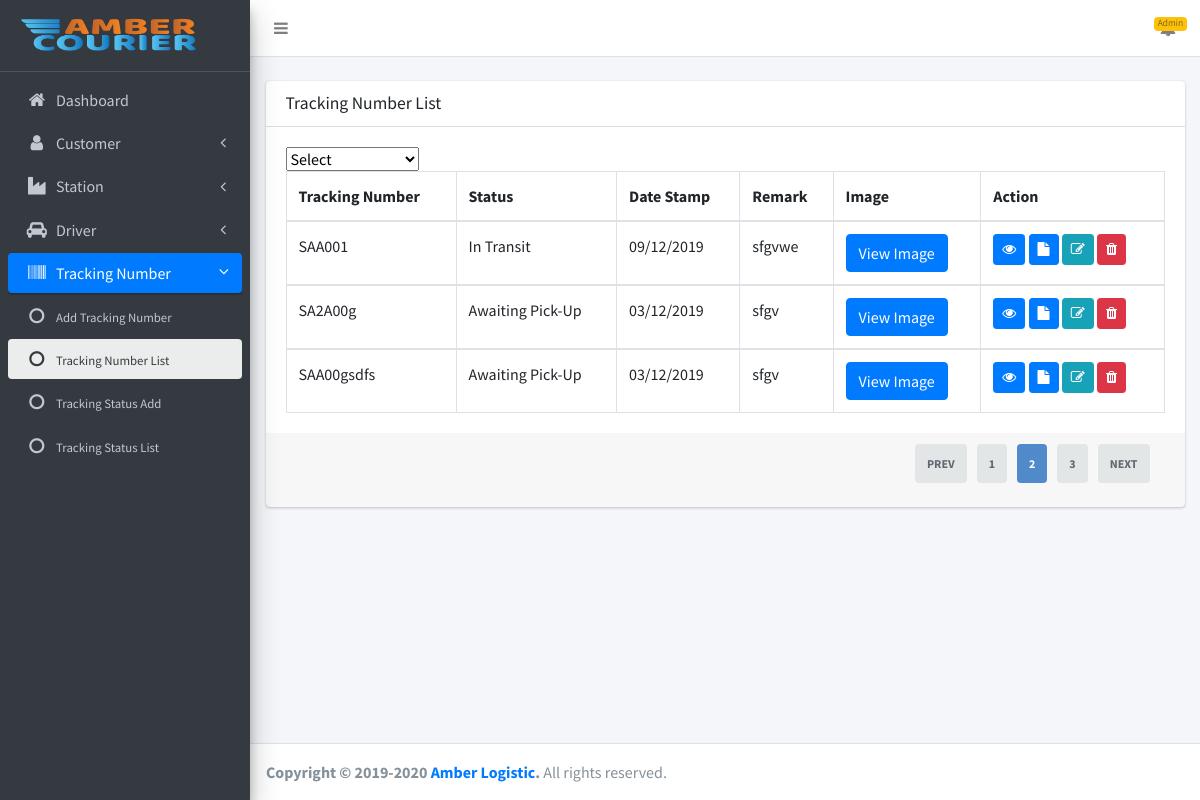
The app's page /admin/tracking-numbers/view.php?page=2 (signed in) with its own data.
### tables this page shows
CREATE TABLE `tracking_numbers` (
  `id` int(11) NOT NULL,
  `tracking_number` varchar(255) DEFAULT NULL,
  `station_prefix_id` int(11) DEFAULT NULL,
  `status_id` int(11) DEFAULT NULL,
  `date_stamp` varchar(255) DEFAULT NULL,
  `image_path` varchar(255) DEFAULT NULL,
  `remark` mediumtext DEFAULT NULL,
  `sender_id` int(11) DEFAULT NULL,
  `receiver_id` int(11) DEFAULT NULL,
  `parcel_type` int(11) DEFAULT NULL COMMENT '1=Parcel,2=Document,3=Heavy Shipment',
  `created_at` timestamp NULL DEFAULT current_timestamp()
);

CREATE TABLE `station_prefix` (
  `id` int(11) NOT NULL,
  `name` varchar(255) DEFAULT NULL,
  `station_id` int(11) DEFAULT NULL,
  `created_at` timestamp NULL DEFAULT current_timestamp()
);

CREATE TABLE `status` (
  `id` int(11) NOT NULL,
  `name` varchar(255) DEFAULT NULL,
  `others` varchar(255) DEFAULT NULL,
  `created_at` timestamp NULL DEFAULT current_timestamp()
);

### admin/tracking-numbers/view.php (the view, shortened to what this page needs)
<?php
include(ROOT_PATH . "includes/db.php");
$total_pages = $con->query('SELECT * FROM tracking_numbers group by tracking_number')->num_rows;
$page = isset($_GET['page']) && is_numeric($_GET['page']) ? $_GET['page'] : 1;
$num_results_on_page = PAGINATION;
$calc_page = ($page - 1) * $num_results_on_page;
$query = "SELECT * FROM tracking_numbers group by tracking_number LIMIT $calc_page,$num_results_on_page";
$result = mysqli_query($con, $query);
?>
<!DOCTYPE html>
<html lang="en">
<?php
include(ROOT_PATH . "admin/includes/head.php"); ?>
<body class="hold-transition sidebar-mini layout-fixed">
<div class="wrapper">
    <?php
    include(ROOT_PATH . "admin/includes/header.php");
    include(ROOT_PATH . "admin/includes/sidebar.php");
    ?>
    <div class="content-wrapper">
        <br>
        <section class="content">
            <div class="container-fluid">
                <div class="row">
                    <div class="col-md-12">
                        <div class="card">
                            <div class="card-header">
                                <h3 class="card-title">Tracking Number List</h3>
                            </div>
                            <div class="card-body container-fluid">
                                <select id="mySelect">
                                    <option>Select</option>
                                </select>
                                <table class="table table-bordered layout-fixed" id="result" width="100%" cellspacing="0">
                                    <thead>
                                    <tr>
                                        <th>Tracking Number</th>
                                        <th>Status</th>
                                        <th>Date Stamp</th>
                                        <th>Remark</th>
                                        <th>Image</th>
                                        <th>Action</th>
                                    </tr>
                                    </thead>
                                    <?php
                                    while ($row = mysqli_fetch_assoc($result)) {
                                        ?>
                                        <tbody>
                                        <?php
                                        $track = $row['tracking_number'];
                                        $query1 = "SELECT COUNT(*) as total FROM tracking_numbers WHERE tracking_number='" . $track . "' ORDER BY date_stamp desc";
                                        $result1 = mysqli_query($con, $query1);
                                        $data = mysqli_fetch_assoc($result1);
                                        $query2 = "SELECT * FROM tracking_numbers WHERE tracking_number='" . $track . "' ORDER BY date_stamp desc";
                                        $result2 = mysqli_query($con, $query2);
                                        $row1 = mysqli_fetch_assoc($result2);
                                        $flag = 0;
                                        for ($i = 0; $i <= $data['total']; $i++) {
                                            if ($flag == 0) {
                                                ?>
                                                <tr id="row<?php echo $row1['id']; ?>">
                                                    <td scope="row">
                                                        <?php
                                                        $prefix_id = $row['station_prefix_id'];
                                                        $query_prefix = "select * from station_prefix where id='$prefix_id' LIMIT 1";
                                                        $result_prefix = mysqli_query($con, $query_prefix);
                                                        $row_prefix = mysqli_fetch_assoc($result_prefix);
                                                        echo $row_prefix['name'].$row['tracking_number']; ?>
                                                    </td>
                                                    <td>
                                                        <?php
                                                        $status_id = $row1['status_id'];
                                                        $query_sta = "select * from status where id='$status_id' LIMIT 1";
                                                        $result_sta = mysqli_query($con, $query_sta);
                                                        $row_sta = mysqli_fetch_assoc($result_sta);
                                                        echo $row_sta['name'];
                                                        ?>
                                                    </td>
                                                    <td><?php echo date('d/m/Y', $row1['date_stamp']);?></td>
                                                    <td><?php echo $row1['remark'] ?></td>
                                                    <td>
                                                        <?php
                                                        if (isset($row1['image_path']) && !empty($row1['image_path'])) {
                                                            ?>
                                                            <button class='btn btn-primary' id='<?php echo "../".$row1['image_path'] ?>' onclick='imageFunction(this.id)'>View Image</button>
                                                        <?php
                                                        } else {
                                                            ?>
                                                            <button class='btn btn-danger' id = '../upload/default/no-image.png' onclick='imageFunction(this.id)'>No Image</button>
                                                        <?php
                                                        }
                                                        ?>
                                                    </td>
                                                    <td>
                                                        <a class="btn btn-primary btn-sm"
                                                           href="single.php?tracking_number=<?php echo $row1['tracking_number']; ?>"><i
                                                                    class="fa fa-eye"></i></a>
                                                        <a class="btn btn-primary btn-sm"
                                                           href="pdf.php?tracking_number=<?php echo $row1['tracking_number']; ?>"><i
                                                                    class="fa fa-file"></i></a>
                                                        <a class="btn btn-info btn-sm"
                                                           href="edit.php?id=<?php echo $row1['id']; ?>"><i
                                                                    class="fa fa-edit"></i></a>
                                                        <button class="btn btn-danger btn-sm" onclick="deleteFunction(this.id)"
                                                                id="<?php echo $row1['id']; ?>"><i
                                                                    class="fa fa-trash"></i>
                                                        </button>
                                                    </td>
                                                </tr>
                                                <?php $flag = 1; $image_id = $row1['image_path'];
                                            }
                                        }
                                        ?>
                                        </tbody>
                                        <?php
                                    }
                                    ?>
                                </table>
                            </div>
                            <div class="card-footer clearfix">
                                <?php if (ceil($total_pages / $num_results_on_page) > 0): ?>
                                    <ul class="pagination  pull-right">
                                        <?php if ($page > 1): ?>
                                            <li class="prev"><a
                                                        href="view.php?page=<?php echo $page - 1 ?>">Prev</a></li>
                                        <?php endif; ?>
                                        <?php if ($page - 1 > 0): ?>
                                            <li class="page"><a
                                                    href="view.php?page=<?php echo $page - 1 ?>"><?php echo $page - 1 ?></a>
                                            </li><?php endif; ?>
                                        <li class="currentpage"><a
                                                    href="view.php?page=<?php echo $page ?>"><?php echo $page ?></a>
                                        </li>
                                        <?php if ($page + 1 < ceil($total_pages / $num_results_on_page) + 1): ?>
                                            <li class="page"><a
                                                    href="view.php?page=<?php echo $page + 1 ?>"><?php echo $page + 1 ?></a>
                                            </li><?php endif; ?>
                                        <?php if ($page < ceil($total_pages / $num_results_on_page)): ?>
                                            <li class="next"><a
                                                        href="view.php?page=<?php echo $page + 1 ?>">Next</a></li>
                                        <?php endif; ?>
                                    </ul>
                                <?php endif; ?>
                            </div>
                        </div>
                    </div>
                </div>
            </div>
        </section>
    </div>
    <?php include(ROOT_PATH . "admin/includes/footer.php"); ?>
</div>
</body>
</html>

### assets/all/css/pagination.css (style rules this page uses)
.pagination { list-style-type: none; padding: 5px 5px; display: inline-flex; justify-content: space-between; box-sizing: border-box; }
.pagination li { box-sizing: border-box; padding-right: 10px; }
.pagination li a { box-sizing: border-box; background-color: #e2e6e6; padding: 12px; text-decoration: none; font-size: 12px; font-weight: bold; color: #616872; border-radius: 4px; }
.pagination .next a, .pagination .prev a { text-transform: uppercase; font-size: 12px; }
.pagination .currentpage a { background-color: #518acb; color: #fff; }

### records on screen
tracking_numbers: station_prefix.name "SA", tracking_number "A001", status.name "In Transit", date_stamp "09/12/2019", remark "sfgvwe"
tracking_numbers: station_prefix.name "SA2", tracking_number "A00g", status.name "Awaiting Pick-Up", date_stamp "03/12/2019", remark "sfgv"
tracking_numbers: station_prefix.name "SA", tracking_number "A00gsdfs", status.name "Awaiting Pick-Up", date_stamp "03/12/2019", remark "sfgv"

### other values on screen
Session::get('admin') "Admin"
$page - 1 "1"
$page "2"
$page + 1 "3"
